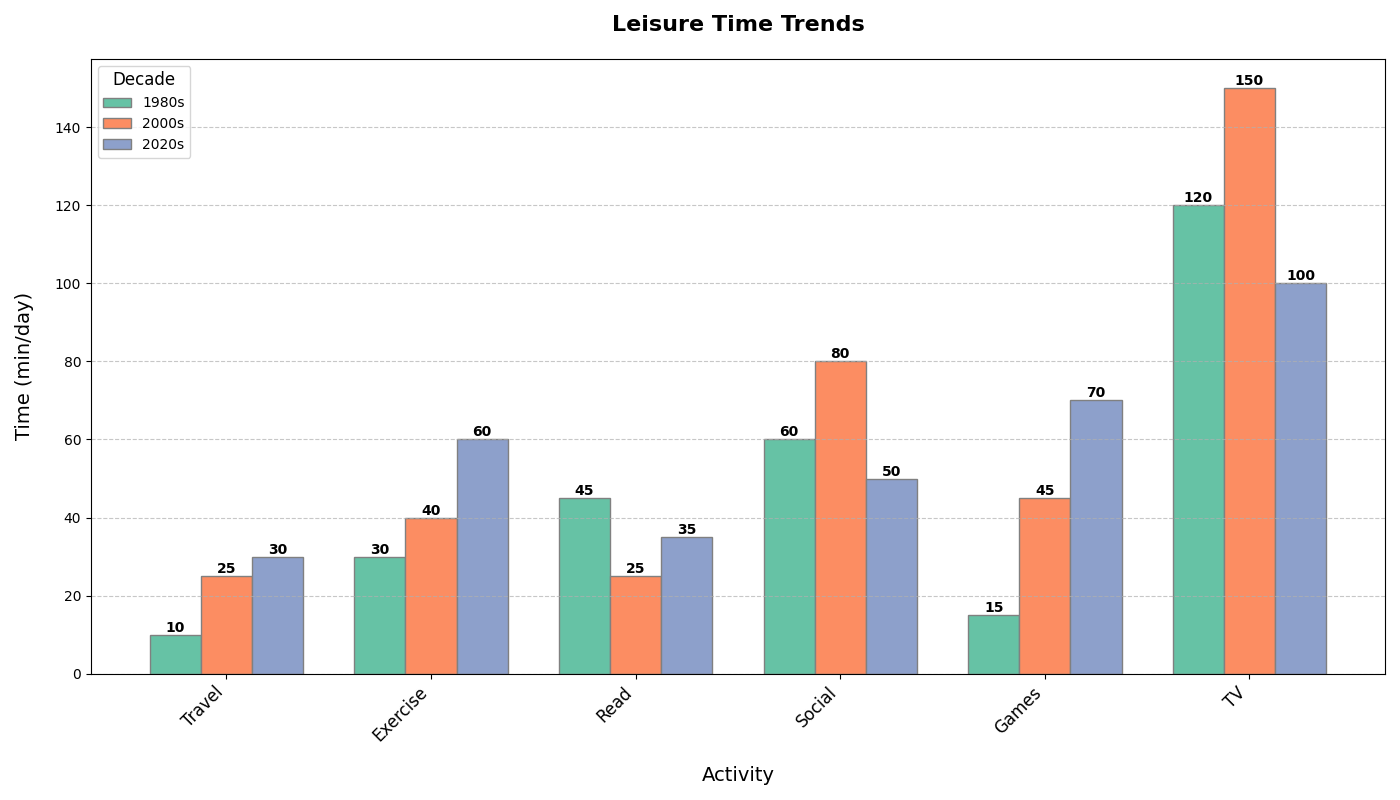

Write the Python code that produced this figure.
import matplotlib.pyplot as plt
import numpy as np

activities = ['Travel', 'Exercise', 'Read', 'Social', 'Games', 'TV']
time_1980s = [10, 30, 45, 60, 15, 120]
time_2000s = [25, 40, 25, 80, 45, 150]
time_2020s = [30, 60, 35, 50, 70, 100]

bar_width = 0.25

fig, ax = plt.subplots(figsize=(14, 8))

positions_1980s = np.arange(len(activities))
positions_2000s = [x + bar_width for x in positions_1980s]
positions_2020s = [x + bar_width for x in positions_2000s]

bars_1980s = ax.bar(positions_1980s, time_1980s, width=bar_width, color='#66c2a5', edgecolor='grey', label='1980s')
bars_2000s = ax.bar(positions_2000s, time_2000s, width=bar_width, color='#fc8d62', edgecolor='grey', label='2000s')
bars_2020s = ax.bar(positions_2020s, time_2020s, width=bar_width, color='#8da0cb', edgecolor='grey', label='2020s')

ax.set_title('Leisure Time Trends', fontsize=16, fontweight='bold', pad=20)
ax.set_xlabel('Activity', fontsize=14, labelpad=15)
ax.set_ylabel('Time (min/day)', fontsize=14, labelpad=15)
ax.set_xticks([r + bar_width for r in range(len(activities))])
ax.set_xticklabels(activities, rotation=45, ha='right', fontsize=12)

def add_labels(bars):
    for bar in bars:
        height = bar.get_height()
        ax.text(bar.get_x() + bar.get_width() / 2, height, f'{height}', ha='center', va='bottom', fontsize=10, fontweight='bold')

add_labels(bars_1980s)
add_labels(bars_2000s)
add_labels(bars_2020s)

ax.legend(title='Decade', loc='upper left', fontsize=10, title_fontsize=12)
ax.grid(axis='y', linestyle='--', alpha=0.7)

plt.tight_layout()
plt.show()
